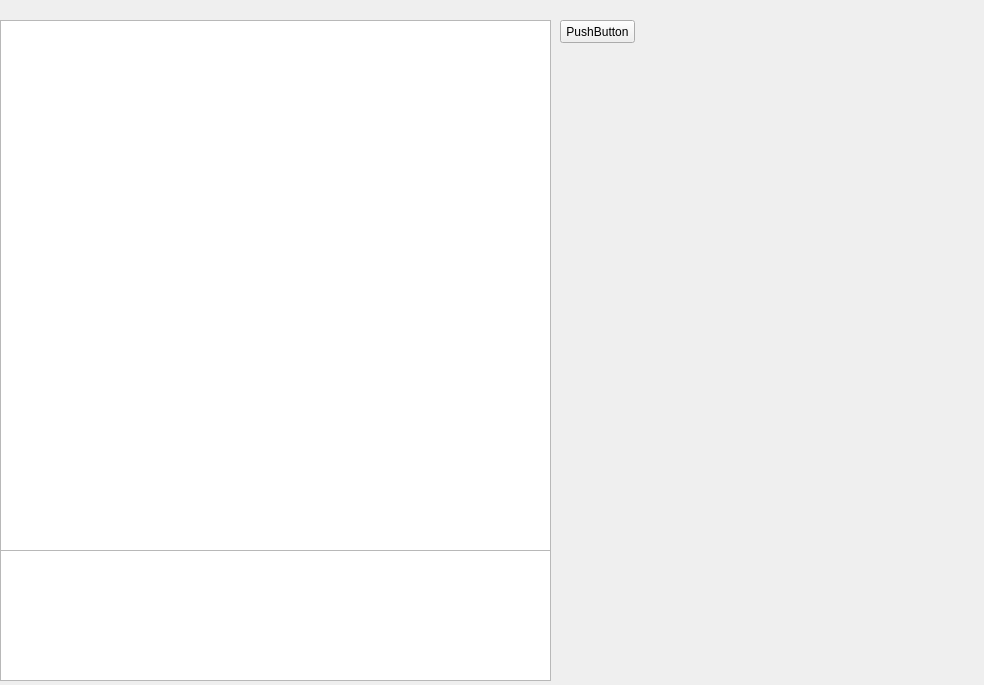
<?xml version="1.0" encoding="UTF-8"?>
<ui version="4.0">
 <class>EditorWindow</class>
 <widget class="QWidget" name="EditorWindow">
  <property name="geometry">
   <rect>
    <x>0</x>
    <y>0</y>
    <width>984</width>
    <height>685</height>
   </rect>
  </property>
  <property name="windowTitle">
   <string>Form</string>
  </property>
  <widget class="QTextEdit" name="textEdit">
   <property name="geometry">
    <rect>
     <x>0</x>
     <y>20</y>
     <width>551</width>
     <height>531</height>
    </rect>
   </property>
  </widget>
  <widget class="QTableWidget" name="tableWidget">
   <property name="geometry">
    <rect>
     <x>0</x>
     <y>550</y>
     <width>551</width>
     <height>131</height>
    </rect>
   </property>
  </widget>
  <widget class="QPushButton" name="pushButton">
   <property name="geometry">
    <rect>
     <x>560</x>
     <y>20</y>
     <width>75</width>
     <height>23</height>
    </rect>
   </property>
   <property name="text">
    <string>PushButton</string>
   </property>
  </widget>
 </widget>
 <resources/>
 <connections/>
</ui>
